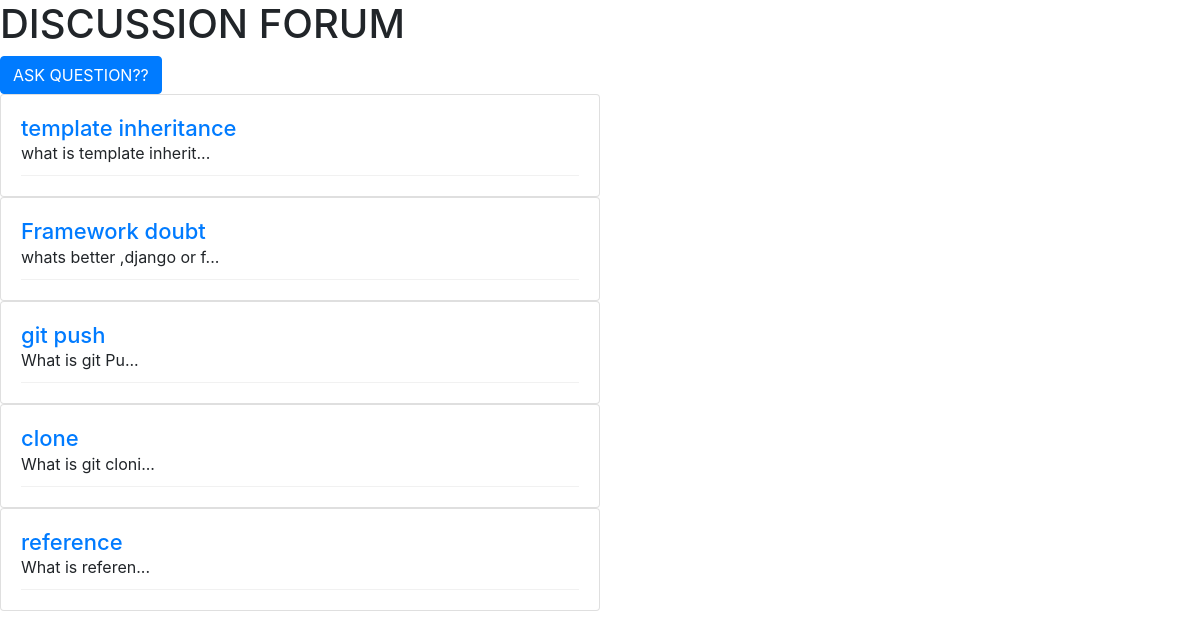
The page / on the database its author committed.
### qa/models.py (models this page shows, shortened)
class Question(models.Model):
    qid = models.AutoField(primary_key=True)
    question_title = models.CharField(max_length=100)
    question_text = models.TextField(max_length=50000)
    date_posted = models.DateTimeField(auto_now_add=True)
    posted_by = models.TextField(max_length=20)
    slug = models.SlugField(max_length=40)

### qa/views.py (the view)
# urls.py: path('', index,name='home'),
def index(request):
    context = {}
    context['questions'] = Question.objects.all()
    return render(request, 'index.html', context)

### templates/index.html (shortened to what this page needs)
{% load static %}
<!DOCTYPE html>
<html lang="en" dir="ltr">
    <head>
        <link rel="stylesheet" href="https://stackpath.bootstrapcdn.com/bootstrap/4.5.2/css/bootstrap.min.css">
        <link rel="stylesheet" href="{% static 'style.css' %}">
    </head>
    <body>
<h1>DISCUSSION FORUM</h1>
<a href="{% url 'ask-question' %}">
<button type="button" class="btn btn-primary">
    ASK QUESTION??
</button>
</a>
<div class="content">
{% for question in questions %}
    <div class="card">
  <div class="card-body">
    <div class="question">
        <a href="/question/{{ question.qid }}/{{ question.slug }}"><h1>{{ question.question_title }}</h1></a>
        <p>{{ question.question_text|truncatechars:300|slice:"-4" }}...</p>
    </div>
  </div>
</div>
{% endfor %}
</div>
</body>
</html>

### static/style.css (style rules this page uses)
input[type="submit"], button { font-size: 16px; }
.content { width: 50%; }
.question { padding-bottom: 10px; border-bottom: 1px solid #f1f1f1; }
.question h1 { font-size: 22px; margin: 0px; }
.question p { margin: 0px; }

### rows shown on the page
Question: question_title "template inheritance", question_text "what is template inherit"
Question: question_title "Framework doubt", question_text "whats better ,django or f"
Question: question_title "git push", question_text "What is git Pu"
Question: question_title "clone", question_text "What is git cloni"
Question: question_title "reference", question_text "What is referen"
